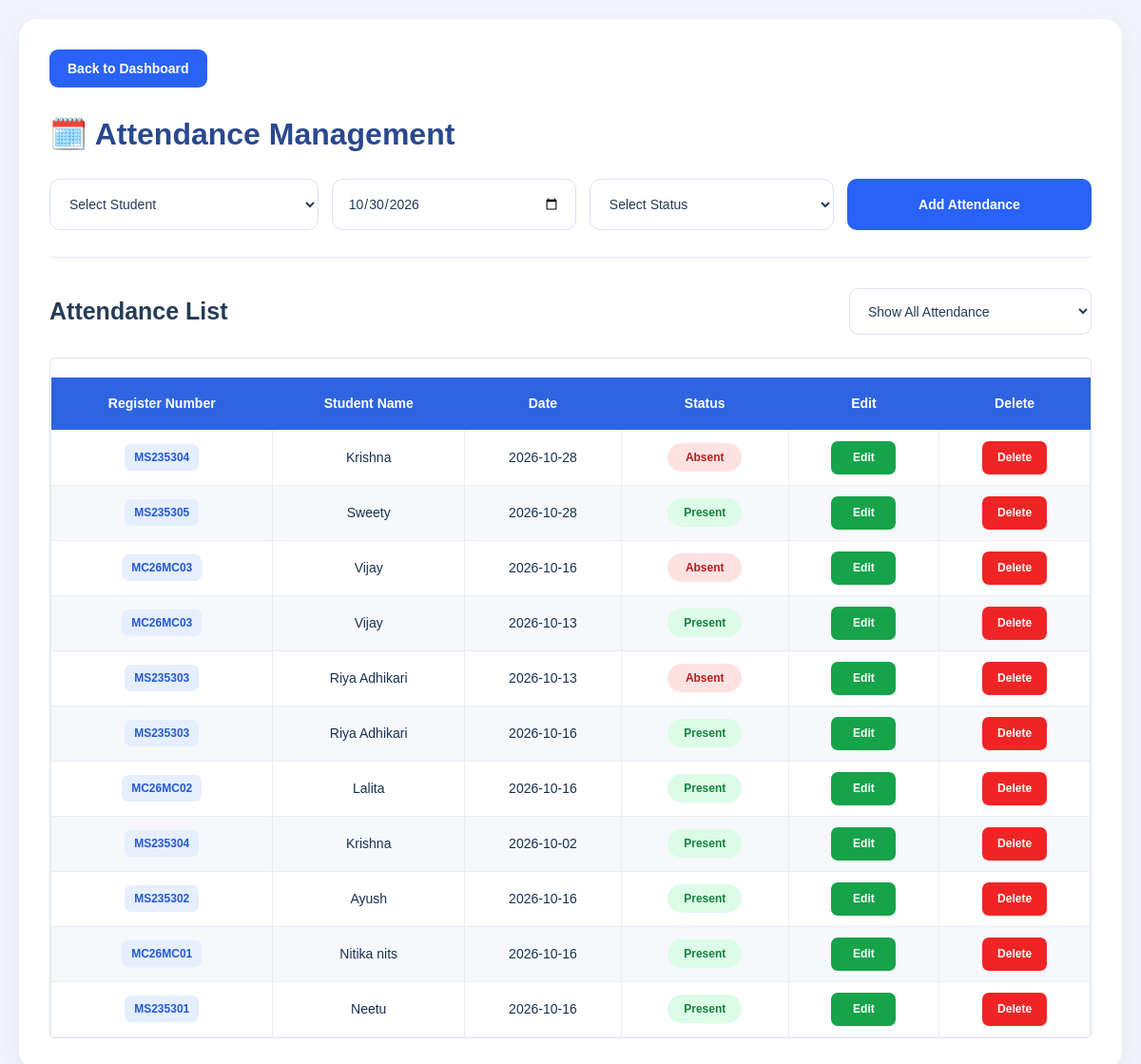
The app's page /attendance (signed in) with its own data.
### tables this page shows
CREATE TABLE attendance (
            id INTEGER PRIMARY KEY AUTOINCREMENT,
            student_name TEXT,
            date TEXT,
            status TEXT
        );

### app.py (the view, shortened to what this page needs)
@app.route("/attendance", methods=["GET", "POST"])
def attendance():
    conn = get_db()
    today = date.today().isoformat()
    students_data = conn.execute("""
        SELECT id, name, student_code, course_type
        FROM students
        ORDER BY name
    """).fetchall()
    attendance_data = conn.execute("""
        SELECT
            a.id,
            a.student_name,
            a.date,
            a.status,
            COALESCE(
                (
                    SELECT s.student_code
                    FROM students s
                    WHERE LOWER(TRIM(s.name)) =
                          LOWER(TRIM(a.student_name))
                    ORDER BY s.id DESC
                    LIMIT 1
                ),
                'Not assigned'
            ) AS student_code
        FROM attendance a
        ORDER BY a.id DESC
    """).fetchall()
    conn.close()
    return render_template(
        "attendance.html",
        students=students_data,
        attendance_data=attendance_data,
        today=today
    )

### app.py (called while the page is built)
def get_db():
    conn = sqlite3.connect(DB_PATH)
    conn.row_factory = sqlite3.Row
    return conn

@app.before_request
def teacher_only_access():
    if request.endpoint in ("login", "static"):
        return None
    if (
        session.get("role") != "teacher"
        or not session.get("user_id")
    ):
        session.clear()
        flash("Please log in using a teacher account.", "error")
        return redirect(url_for("login"))

### templates/attendance.html (shortened to what this page needs)
<!DOCTYPE html>
<html lang="en">
<head>
    <link rel="stylesheet"
          href="{{ url_for('static', filename='style.css') }}">
</head>
<body>
<div class="attendance-container">
    <a href="{{ url_for('dashboard') }}" class="back-btn">
        Back to Dashboard
    </a>
    <h1 class="page-title">🗓️ Attendance Management</h1>
    <form method="POST"
          action="{{ url_for('attendance') }}"
          class="attendance-form"
          id="attendanceForm">
        <select name="student_name" required>
            <option value="">Select Student</option>
        </select>
        <input type="date"
               name="date"
               id="attendanceDate"
               value="{{ today }}"
               max="{{ today }}"
               required>
        <select name="status" required>
            <option value="">Select Status</option>
        </select>
        <button type="submit" class="primary-btn">
            Add Attendance
        </button>
    </form>
    <hr class="section-divider">
    <div class="list-header">
        <h2 class="list-title">Attendance List</h2>
        <select id="attendanceFilter" class="filter-select">
            <option value="all">Show All Attendance</option>
        </select>
    </div>
    <div class="table-wrapper">
        <table class="attendance-table">
            <thead>
                <tr>
                    <th>Register Number</th>
                    <th>Student Name</th>
                    <th>Date</th>
                    <th>Status</th>
                    <th>Edit</th>
                    <th>Delete</th>
                </tr>
            </thead>
            <tbody id="attendanceTableBody">
                {% for record in attendance_data %}
                <tr data-status="{{ record['status'] }}">
                    <td>
                        <span class="register-number">
                            {{ record['student_code'] }}
                        </span>
                    </td>
                    <td>{{ record['student_name'] }}</td>
                    <td>{{ record['date'] }}</td>
                    <td>
                        {% if record['status'] == 'Present' %}
                            <span class="status status-present">Present</span>
                        {% else %}
                            <span class="status status-absent">Absent</span>
                        {% endif %}
                    </td>
                    <td>
                        <a href="{{ url_for('edit_attendance', id=record['id']) }}"
                           class="edit-btn">
                            Edit
                        </a>
                    </td>
                    <td>
                        <form method="POST"
                              action="{{ url_for('delete_attendance', id=record['id']) }}"
                              class="delete-form">
                            <button type="button"
                                    class="delete-btn open-delete-modal">
                                Delete
                            </button>
                        </form>
                    </td>
                </tr>
                {% else %}
                <tr>
                    <td colspan="6" class="empty-row">
                        No attendance records found.
                    </td>
                </tr>
                {% endfor %}
            </tbody>
        </table>
    </div>
</div>
</body>
</html>

### static/style.css (style rules this page uses)
* { margin:0; padding:0; box-sizing:border-box; }
body { font-family:'Segoe UI',sans-serif; background:#f4f6f9; padding:25px; }
h1 { color:#1e3a8a; font-size:42px; font-weight:700; margin-bottom:30px; }
h2 { font-size:32px; margin:30px 0 20px; }
form { display:flex; flex-wrap:wrap; gap:15px; align-items:center; margin-bottom:25px; }
input, select { width:280px; height:50px; padding:0 15px; border:1px solid #d1d5db; border-radius:8px; font-size:16px; }
button { background:#2563eb; color:#fff; border:none; height:50px; padding:0 25px; border-radius:8px; font-size:16px; cursor:pointer; }
table { width:100%; border-collapse:collapse; margin-top:20px; }
th { background:#2f64e0; color:white; padding:16px; font-size:18px; text-align:center; }
td { padding:16px; border:1px solid #e5e7eb; font-size:17px; text-align:center; }
tr:nth-child(even) { background:#fafafa; }
.edit-btn { background:#16a34a; color:white; text-decoration:none; padding:10px 18px; border-radius:6px; font-size:15px; }
.delete-btn { background:#dc2626; color:white; text-decoration:none; padding:10px 18px; border-radius:6px; font-size:15px; }
hr { margin:25px 0; border:none; border-top:1px solid #ddd; }
.page-title { font-size:48px; color:#1e3a8a; margin-bottom:30px; }
.back-btn { display:inline-block; margin-bottom:20px; padding:10px 18px; background:#2563eb; color:white; text-decoration:none; border-radius:6px; font-weight:600; }
.back-btn { display: inline-block; background: #2563eb; color: white; padding: 12px 20px; border-radius: 8px; text-decoration: none; font-size: 15px; font-weight: 600; margin-bottom: 20px; transition: background 0.3s ease; }
* { margin: 0; padding: 0; box-sizing: border-box; }
:root { --primary: #2463eb; --primary-dark: #1d4ed8; --navy: #101d42; --muted: #68748a; --border: #d9e0eb; }
body { font-family: Arial, Helvetica, sans-serif; color: var(--navy); background: #f3f6fc; }

### records on screen
attendance: student_code "MS235304", student_name "Krishna", date "2026-10-28", status "Absent"
attendance: student_code "MS235305", student_name "Sweety", date "2026-10-28", status "Present"
attendance: student_code "MC26MC03", student_name "Vijay", date "2026-10-16", status "Absent"
attendance: student_code "MC26MC03", student_name "Vijay", date "2026-10-13", status "Present"
attendance: student_code "MS235303", student_name "Riya Adhikari", date "2026-10-13", status "Absent"
attendance: student_code "MS235303", student_name "Riya Adhikari", date "2026-10-16", status "Present"
attendance: student_code "MC26MC02", student_name "Lalita", date "2026-10-16", status "Present"
attendance: student_code "MS235304", student_name "Krishna", date "2026-10-02", status "Present"
attendance: student_code "MS235302", student_name "Ayush", date "2026-10-16", status "Present"
attendance: student_code "MC26MC01", student_name "Nitika nits", date "2026-10-16", status "Present"
attendance: student_code "MS235301", student_name "Neetu", date "2026-10-16", status "Present"
